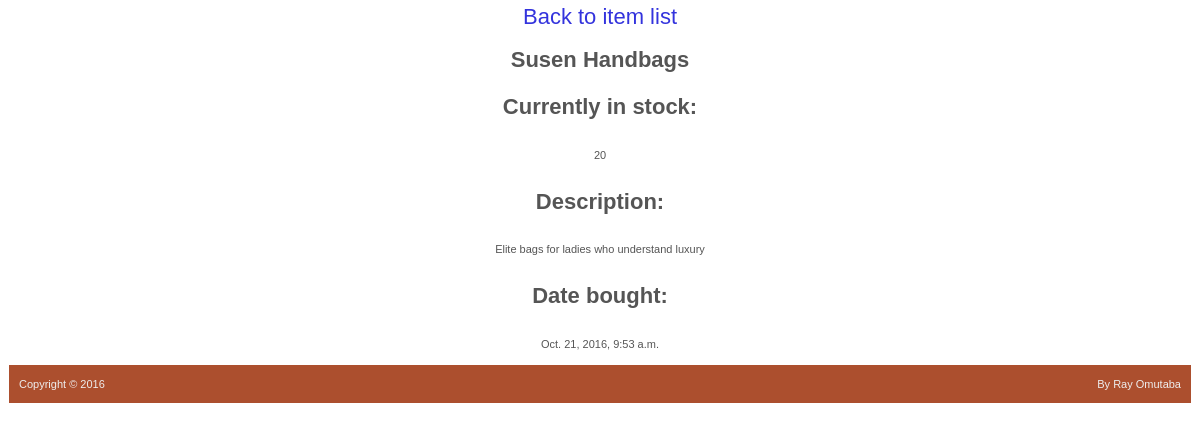
Screenshot of /item/1/ with the database file from the repository.
### fashion/models.py (models this page shows, shortened)
class Items(models.Model):
    name = models.CharField(max_length=200)
    units = models.IntegerField()
    description = models.TextField()
    purchase_date = models.DateTimeField()

### fashion/views.py (the view)
# urls.py: url(r'^item/(?P<id>\d+)/', views.item_detail, name='item_detail'),
def item_detail(request, id):
    try:
        item = Items.objects.get(id=id)
    except Items.DoesNotExist:
        raise Http404('This item does not exist')
    return render(request, 'fashion/item_detail.html', {
        'items': item,
    })

### fashion/templates/fashion/item_detail.html
{%  extends "base.html" %}
{%  block content %}
    <a href = "{% url 'index' %}">Back to item list</a>
    <h3>{{ items.name|capfirst }}</h3>
    <h4>Currently in stock: </h4>
    <p>{{ items.units }}</p>
    <h4> Description:</h4>
    <p>{{ items.description }}</p>
    <h4> Date bought: </h4>
    <p>{{ items.purchase_date }}</p>
{%  endblock %}

### fashion/static/main.css (style rules this page uses)
body { color:#555; font-family:Garamond, Helvetica, Verdana, Arial,Times New Roman, sans-serif; font-size:11px; font-size-adjust:none; font-stretch:normal; font-style:normal; font-variant:normal; font-weight:normal; line-height:18px; text-align:center; }
h1, h2, h3, h4 { font-size: 2em; }
a { font-size:2em; }
a { text-decoration: none; color: #33D; }

### rows the page displays
Items: name "Susen Handbags", units "20", description "Elite bags for ladies who understand luxury", purchase_date "Oct. 21, 2016, 9:53 a.m."
